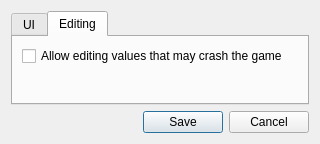
<?xml version="1.0" encoding="UTF-8"?>
<ui version="4.0">
 <class>ProgramOptionsDialog</class>
 <widget class="QDialog" name="ProgramOptionsDialog">
  <property name="geometry">
   <rect>
    <x>0</x>
    <y>0</y>
    <width>294</width>
    <height>140</height>
   </rect>
  </property>
  <property name="windowTitle">
   <string>ReachVariantTool Options</string>
  </property>
  <layout class="QGridLayout" name="gridLayout">
   <item row="3" column="0">
    <layout class="QHBoxLayout" name="horizontalLayout">
     <item>
      <spacer name="horizontalSpacer">
       <property name="orientation">
        <enum>Qt::Horizontal</enum>
       </property>
       <property name="sizeHint" stdset="0">
        <size>
         <width>0</width>
         <height>20</height>
        </size>
       </property>
      </spacer>
     </item>
     <item>
      <widget class="QPushButton" name="buttonSave">
       <property name="text">
        <string>Save</string>
       </property>
      </widget>
     </item>
     <item>
      <widget class="QPushButton" name="buttonCancel">
       <property name="text">
        <string>Cancel</string>
       </property>
      </widget>
     </item>
    </layout>
   </item>
   <item row="0" column="0">
    <widget class="QTabWidget" name="tabWidget">
     <property name="currentIndex">
      <number>1</number>
     </property>
     <widget class="QWidget" name="tab">
      <attribute name="title">
       <string>UI</string>
      </attribute>
      <layout class="QGridLayout" name="gridLayout_2">
       <item row="0" column="0">
        <widget class="QCheckBox" name="optionFullFilePathsInWindowTitle">
         <property name="text">
          <string>Show full file paths in the window title</string>
         </property>
        </widget>
       </item>
       <item row="1" column="0">
        <widget class="QCheckBox" name="optionVariantNameInWindowTitle">
         <property name="text">
          <string>Show the game variant's title in the window title</string>
         </property>
        </widget>
       </item>
       <item row="2" column="0">
        <spacer name="verticalSpacer">
         <property name="orientation">
          <enum>Qt::Vertical</enum>
         </property>
         <property name="sizeHint" stdset="0">
          <size>
           <width>20</width>
           <height>0</height>
          </size>
         </property>
        </spacer>
       </item>
      </layout>
     </widget>
     <widget class="QWidget" name="tab_2">
      <attribute name="title">
       <string>Editing</string>
      </attribute>
      <layout class="QGridLayout" name="gridLayout_3">
       <item row="0" column="0">
        <widget class="QCheckBox" name="optionEditingAllowUnsafe">
         <property name="text">
          <string>Allow editing values that may crash the game</string>
         </property>
        </widget>
       </item>
       <item row="1" column="0">
        <spacer name="verticalSpacer_2">
         <property name="orientation">
          <enum>Qt::Vertical</enum>
         </property>
         <property name="sizeHint" stdset="0">
          <size>
           <width>20</width>
           <height>0</height>
          </size>
         </property>
        </spacer>
       </item>
      </layout>
     </widget>
    </widget>
   </item>
  </layout>
 </widget>
 <resources/>
 <connections/>
</ui>
